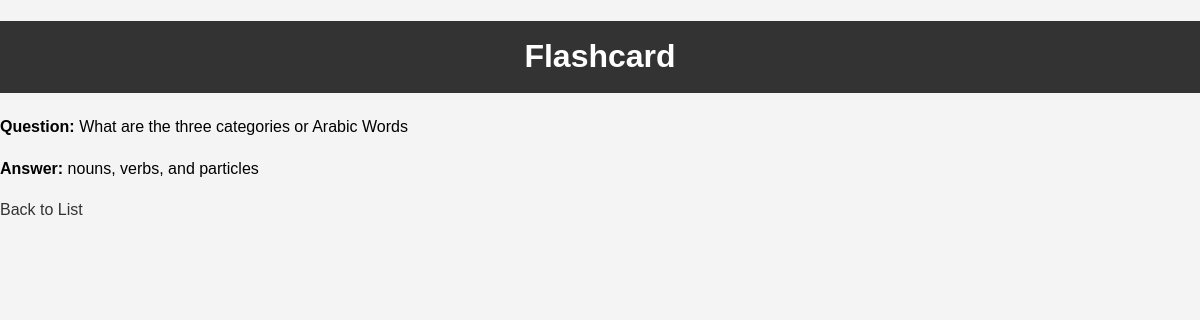
The page /flashcard/6 on the database its author committed.
### tables this page shows
CREATE TABLE flashcards (
    id INTEGER PRIMARY KEY AUTOINCREMENT,
    question TEXT NOT NULL,
    answer TEXT NOT NULL
, "lesson" TEXT DEFAULT 'no data', arabicans TEXT DEFAULT 'no data');

### app.py (the view)
@app.route('/flashcard/<int:flashcard_id>')
def flashcard(flashcard_id):
    conn = get_db_connection()
    flashcard = conn.execute('SELECT * FROM flashcards WHERE id = ?', (flashcard_id,)).fetchone()
    conn.close()
    if flashcard is None:
        return redirect(url_for('index'))
    return render_template('flashcard.html', flashcard=flashcard)

### app.py (called while the page is built)
def get_db_connection():
    conn = sqlite3.connect('flashcards.db')
    conn.row_factory = sqlite3.Row
    return conn

### templates/flashcard.html (shortened to what this page needs)
<!DOCTYPE html>
<html lang="en">
<head>
    <link rel="stylesheet" href="{{ url_for('static', filename='styles.css') }}">
</head>
<body>
    <h1>Flashcard</h1>
    <p><strong>Question:</strong> {{ flashcard['question'] }}</p>
    <p><strong>Answer:</strong> {{ flashcard['answer'] }}</p>
    <a href="{{ url_for('index') }}">Back to List</a>
</body>
</html>

### static/styles.css (style rules this page uses)
body { font-family: Arial, sans-serif; line-height: 1.6; margin: 0; padding: 0; background-color: #f4f4f4; }
h1 { background: #333; color: #fff; padding: 10px 0; text-align: center; }
a { text-decoration: none; color: #333; }

### rows shown on the page
flashcards: question "What are the three categories or Arabic Words", answer "nouns, verbs, and particles"
